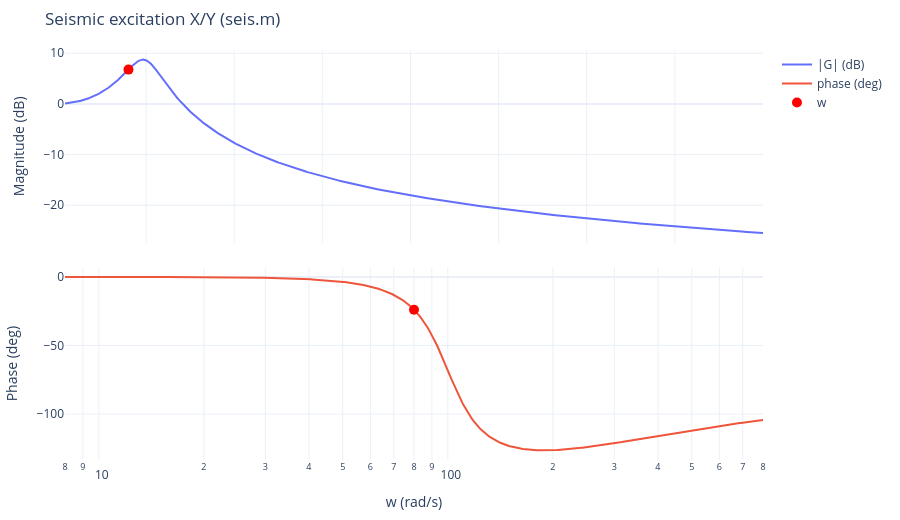
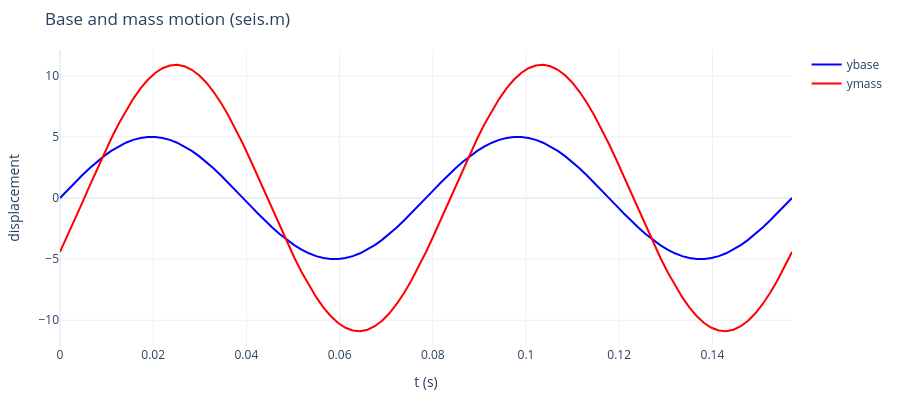

The cell these charts' notebook holds for them, in order:
### Markdown cell above
## 3. 基座激振（`seis.m`）

```matlab
m=2; c=80; k=20000;  wn=sqrt(k/m); z=c/m/2/wn;
w=80; ybasemag=5;
sys=tf([2*z*wn wn^2],[1 2*z*wn wn^2]);      % X(s)/Y(s)
ymass=ybasemag*syswabs*sin(w*t+syswphase);
```
網頁講義：$\dfrac{x_0}{y_0}=\dfrac{\sqrt{1+(2\zeta r)^2}}{\sqrt{(1-r^2)^2+(2\zeta r)^2}}$，$r=\omega/\omega_n$。

### Code cell
m, c, k, w, Y = 2.0, 80.0, 20000.0, 80.0, 5.0
wn = np.sqrt(k / m); z = c / m / 2 / wn; r = w / wn
num, den = [2 * z * wn, wn**2], [1.0, 2 * z * wn, wn**2]
print(f"wn = {wn:.1f} rad/s, z = {z:.2f}, r = w/wn = {r:.2f}")
bode(num, den, w / 10, w * 10, "Seismic excitation X/Y (seis.m)", mark=w)
G = freqresp(num, den, w)
formula = np.sqrt(1 + (2 * z * r)**2) / np.sqrt((1 - r**2)**2 + (2 * z * r)**2)
print(f"syswabs = {abs(G):.4f}  (formula = {formula:.4f}), mass amplitude = {Y * abs(G):.4f} (base amplitude 5)")
phase = np.arctan(2 * z * r) - np.arctan2(2 * z * r, 1 - r**2)
print(f"phase = {np.degrees(np.angle(G)):.2f} deg  (formula atan(2zr) - atan2(2zr, 1-r^2) = {np.degrees(phase):.2f} deg)")
period = 2 * np.pi / w
t = np.linspace(0, 2 * period, 101)
plot_pair(t, Y * np.sin(w * t), Y * abs(G) * np.sin(w * t + np.angle(G)), "ybase", "ymass", "Base and mass motion (seis.m)", "displacement")
steady_check("seis", num, den, lambda t: Y * np.sin(w * t), w, Y * abs(G), np.angle(G))

### Figure 1 — Plotly figure (JSON) as saved in the notebook; plotly's stock layout.template omitted (floating-point values rounded to 4 significant figures; data arrays with more than 128 entries replaced by an {"elided": "..."} marker saying what was removed)
{"data": [{"name": "|G| (dB)", "type": "scatter", "x": {"elided": "600 float values"}, "xaxis": "x", "y": {"elided": "600 float values"}, "yaxis": "y"}, {"name": "phase (deg)", "type": "scatter", "x": {"elided": "600 float values"}, "xaxis": "x2", "y": {"elided": "600 float values"}, "yaxis": "y2"}, {"marker": {"color": "red", "size": 10}, "mode": "markers", "name": "w", "type": "scatter", "x": [80.0], "xaxis": "x", "y": [6.769], "yaxis": "y"}, {"marker": {"color": "red", "size": 10}, "mode": "markers", "showlegend": false, "type": "scatter", "x": [80.0], "xaxis": "x2", "y": [-23.89], "yaxis": "y2"}], "layout": {"height": 520, "margin": {"b": 50, "l": 60, "r": 20, "t": 50}, "title": {"text": "Seismic excitation X/Y (seis.m)"}, "xaxis": {"anchor": "y", "domain": [0.0, 1.0], "matches": "x2", "showticklabels": false}, "xaxis2": {"anchor": "y2", "domain": [0.0, 1.0], "title": {"text": "w (rad/s)"}, "type": "log"}, "yaxis": {"anchor": "x", "domain": [0.53, 1.0], "title": {"text": "Magnitude (dB)"}}, "yaxis2": {"anchor": "x2", "domain": [0.0, 0.47], "title": {"text": "Phase (deg)"}}}}

### Figure 2 — Plotly figure (JSON) as saved in the notebook; plotly's stock layout.template omitted (floating-point values rounded to 4 significant figures)
{"data": [{"line": {"color": "blue"}, "name": "ybase", "type": "scatter", "x": [0.0, 0.001571, 0.003142, 0.004712, 0.006283, 0.007854, 0.009425, 0.011, 0.01257, 0.01414, 0.01571, 0.01728, 0.01885, 0.02042, 0.02199, 0.02356, 0.02513, 0.0267, 0.02827, 0.02985, 0.03142, 0.03299, 0.03456, 0.03613, 0.0377, 0.03927, 0.04084, 0.04241, 0.04398, 0.04555, 0.04712, 0.04869, 0.05027, 0.05184, 0.05341, 0.05498, 0.05655, 0.05812, 0.05969, 0.06126, 0.06283, 0.0644, 0.06597, 0.06754, 0.06912, 0.07069, 0.07226, 0.07383, 0.0754, 0.07697, 0.07854, 0.08011, 0.08168, 0.08325, 0.08482, 0.08639, 0.08796, 0.08954, 0.09111, 0.09268, 0.09425, 0.09582, 0.09739, 0.09896, 0.1005, 0.1021, 0.1037, 0.1052, 0.1068, 0.1084, 0.11, 0.1115, 0.1131, 0.1147, 0.1162, 0.1178, 0.1194, 0.121, 0.1225, 0.1241, 0.1257, 0.1272, 0.1288, 0.1304, 0.1319, 0.1335, 0.1351, 0.1367, 0.1382, 0.1398, 0.1414, 0.1429, 0.1445, 0.1461, 0.1477, 0.1492, 0.1508, 0.1524, 0.1539, 0.1555, 0.1571], "y": [0.0, 0.6267, 1.243, 1.841, 2.409, 2.939, 3.423, 3.853, 4.222, 4.524, 4.755, 4.911, 4.99, 4.99, 4.911, 4.755, 4.524, 4.222, 3.853, 3.423, 2.939, 2.409, 1.841, 1.243, 0.6267, 6.123e-16, -0.6267, -1.243, -1.841, -2.409, -2.939, -3.423, -3.853, -4.222, -4.524, -4.755, -4.911, -4.99, -4.99, -4.911, -4.755, -4.524, -4.222, -3.853, -3.423, -2.939, -2.409, -1.841, -1.243, -0.6267, -1.225e-15, 0.6267, 1.243, 1.841, 2.409, 2.939, 3.423, 3.853, 4.222, 4.524, 4.755, 4.911, 4.99, 4.99, 4.911, 4.755, 4.524, 4.222, 3.853, 3.423, 2.939, 2.409, 1.841, 1.243, 0.6267, -7.045e-15, -0.6267, -1.243, -1.841, -2.409, -2.939, -3.423, -3.853, -4.222, -4.524, -4.755, -4.911, -4.99, -4.99, -4.911, -4.755, -4.524, -4.222, -3.853, -3.423, -2.939, -2.409, -1.841, -1.243, -0.6267, -2.449e-15]}, {"line": {"color": "red"}, "name": "ymass", "type": "scatter", "x": [0.0, 0.001571, 0.003142, 0.004712, 0.006283, 0.007854, 0.009425, 0.011, 0.01257, 0.01414, 0.01571, 0.01728, 0.01885, 0.02042, 0.02199, 0.02356, 0.02513, 0.0267, 0.02827, 0.02985, 0.03142, 0.03299, 0.03456, 0.03613, 0.0377, 0.03927, 0.04084, 0.04241, 0.04398, 0.04555, 0.04712, 0.04869, 0.05027, 0.05184, 0.05341, 0.05498, 0.05655, 0.05812, 0.05969, 0.06126, 0.06283, 0.0644, 0.06597, 0.06754, 0.06912, 0.07069, 0.07226, 0.07383, 0.0754, 0.07697, 0.07854, 0.08011, 0.08168, 0.08325, 0.08482, 0.08639, 0.08796, 0.08954, 0.09111, 0.09268, 0.09425, 0.09582, 0.09739, 0.09896, 0.1005, 0.1021, 0.1037, 0.1052, 0.1068, 0.1084, 0.11, 0.1115, 0.1131, 0.1147, 0.1162, 0.1178, 0.1194, 0.121, 0.1225, 0.1241, 0.1257, 0.1272, 0.1288, 0.1304, 0.1319, 0.1335, 0.1351, 0.1367, 0.1382, 0.1398, 0.1414, 0.1429, 0.1445, 0.1461, 0.1477, 0.1492, 0.1508, 0.1524, 0.1539, 0.1555, 0.1571], "y": [-4.414, -3.13, -1.797, -0.4353, 0.9331, 2.287, 3.604, 4.865, 6.049, 7.138, 8.114, 8.962, 9.669, 10.22, 10.62, 10.84, 10.9, 10.78, 10.49, 10.04, 9.428, 8.669, 7.772, 6.753, 5.628, 4.414, 3.13, 1.797, 0.4353, -0.9331, -2.287, -3.604, -4.865, -6.049, -7.138, -8.114, -8.962, -9.669, -10.22, -10.62, -10.84, -10.9, -10.78, -10.49, -10.04, -9.428, -8.669, -7.772, -6.753, -5.628, -4.414, -3.13, -1.797, -0.4353, 0.9331, 2.287, 3.604, 4.865, 6.049, 7.138, 8.114, 8.962, 9.669, 10.22, 10.62, 10.84, 10.9, 10.78, 10.49, 10.04, 9.428, 8.669, 7.772, 6.753, 5.628, 4.414, 3.13, 1.797, 0.4353, -0.9331, -2.287, -3.604, -4.865, -6.049, -7.138, -8.114, -8.962, -9.669, -10.22, -10.62, -10.84, -10.9, -10.78, -10.49, -10.04, -9.428, -8.669, -7.772, -6.753, -5.628, -4.414]}], "layout": {"height": 400, "margin": {"b": 50, "l": 60, "r": 20, "t": 50}, "title": {"text": "Base and mass motion (seis.m)"}, "xaxis": {"title": {"text": "t (s)"}}, "yaxis": {"title": {"text": "displacement"}}}}
